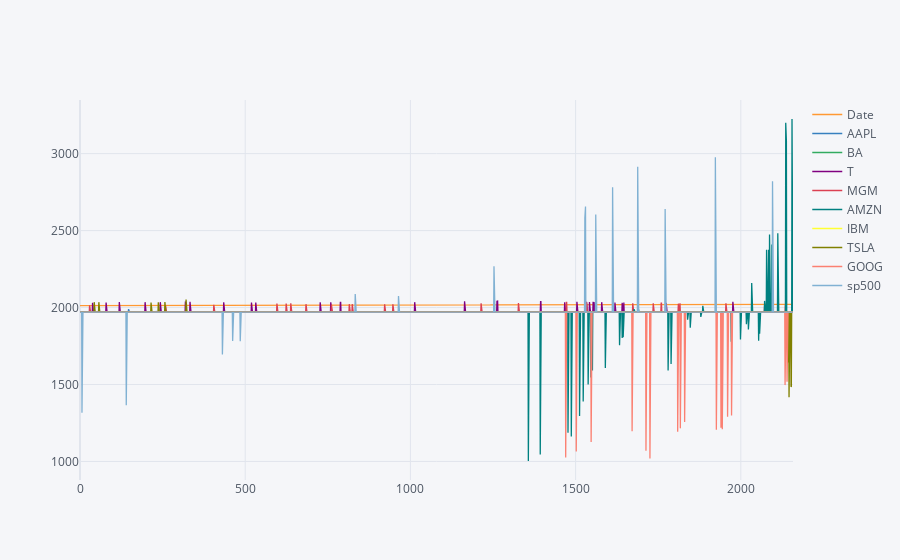

The cell this chart's notebook holds for it:
### Markdown cell above
## 11) Performing Interactive Data visualization using Plotly

### Code cell
stock_df.iplot()

### Figure 1 — Plotly figure (JSON) as saved in the notebook; plotly's stock layout.template omitted (floating-point values rounded to 4 significant figures; data arrays with more than 128 entries replaced by an {"elided": "..."} marker saying what was removed)
{"data": [{"line": {"color": "rgba(255, 153, 51, 1.0)", "dash": "solid", "shape": "linear", "width": 1.3}, "mode": "lines", "name": "Date", "text": "", "type": "scatter", "x": {"elided": "2159 int values"}, "y": {"elided": "2159 str values"}}, {"line": {"color": "rgba(55, 128, 191, 1.0)", "dash": "solid", "shape": "linear", "width": 1.3}, "mode": "lines", "name": "AAPL", "text": "", "type": "scatter", "x": {"elided": "2159 int values"}, "y": {"elided": "2159 float values"}}, {"line": {"color": "rgba(50, 171, 96, 1.0)", "dash": "solid", "shape": "linear", "width": 1.3}, "mode": "lines", "name": "BA", "text": "", "type": "scatter", "x": {"elided": "2159 int values"}, "y": {"elided": "2159 float values"}}, {"line": {"color": "rgba(128, 0, 128, 1.0)", "dash": "solid", "shape": "linear", "width": 1.3}, "mode": "lines", "name": "T", "text": "", "type": "scatter", "x": {"elided": "2159 int values"}, "y": {"elided": "2159 float values"}}, {"line": {"color": "rgba(219, 64, 82, 1.0)", "dash": "solid", "shape": "linear", "width": 1.3}, "mode": "lines", "name": "MGM", "text": "", "type": "scatter", "x": {"elided": "2159 int values"}, "y": {"elided": "2159 float values"}}, {"line": {"color": "rgba(0, 128, 128, 1.0)", "dash": "solid", "shape": "linear", "width": 1.3}, "mode": "lines", "name": "AMZN", "text": "", "type": "scatter", "x": {"elided": "2159 int values"}, "y": {"elided": "2159 float values"}}, {"line": {"color": "rgba(255, 255, 51, 1.0)", "dash": "solid", "shape": "linear", "width": 1.3}, "mode": "lines", "name": "IBM", "text": "", "type": "scatter", "x": {"elided": "2159 int values"}, "y": {"elided": "2159 float values"}}, {"line": {"color": "rgba(128, 128, 0, 1.0)", "dash": "solid", "shape": "linear", "width": 1.3}, "mode": "lines", "name": "TSLA", "text": "", "type": "scatter", "x": {"elided": "2159 int values"}, "y": {"elided": "2159 float values"}}, {"line": {"color": "rgba(251, 128, 114, 1.0)", "dash": "solid", "shape": "linear", "width": 1.3}, "mode": "lines", "name": "GOOG", "text": "", "type": "scatter", "x": {"elided": "2159 int values"}, "y": {"elided": "2159 float values"}}, {"line": {"color": "rgba(128, 177, 211, 1.0)", "dash": "solid", "shape": "linear", "width": 1.3}, "mode": "lines", "name": "sp500", "text": "", "type": "scatter", "x": {"elided": "2159 int values"}, "y": {"elided": "2159 float values"}}], "layout": {"legend": {"bgcolor": "#F5F6F9", "font": {"color": "#4D5663"}}, "paper_bgcolor": "#F5F6F9", "plot_bgcolor": "#F5F6F9", "title": {"font": {"color": "#4D5663"}}, "xaxis": {"gridcolor": "#E1E5ED", "showgrid": true, "tickfont": {"color": "#4D5663"}, "title": {"font": {"color": "#4D5663"}, "text": ""}, "zerolinecolor": "#E1E5ED"}, "yaxis": {"gridcolor": "#E1E5ED", "showgrid": true, "tickfont": {"color": "#4D5663"}, "title": {"font": {"color": "#4D5663"}, "text": ""}, "zerolinecolor": "#E1E5ED"}}}
